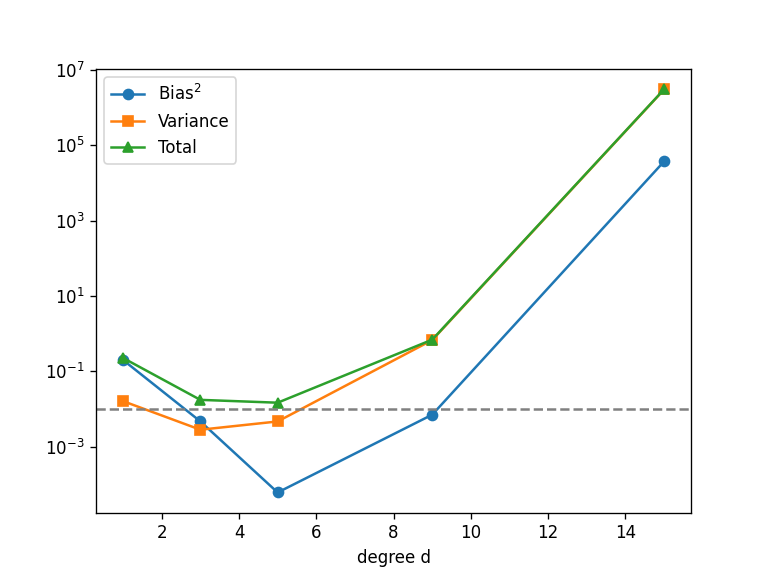

Write the Python code that produced this figure.
# 연습문제 1.3.D: 다항 회귀 bias-variance 실험
# 해석: x ~ U(0,1), 학습점 N=30, sigma=0.1, 100개 학습셋, 평가격자 200점(x in [0,1])
import numpy as np
from sklearn.preprocessing import PolynomialFeatures
from sklearn.linear_model import LinearRegression
from sklearn.pipeline import make_pipeline
import matplotlib; matplotlib.use("Agg"); import matplotlib.pyplot as plt
rng = np.random.default_rng(0)
Ntr, sigma, R = 30, 0.1, 100
f = lambda x: np.sin(2*np.pi*x)
xt = np.linspace(0, 1, 200)
degs = [1, 3, 5, 9, 15]
datasets = []
for r in range(R):
    x = rng.uniform(0, 1, Ntr); y = f(x) + rng.normal(0, sigma, Ntr)
    datasets.append((x, y))
rows = []
for d in degs:
    preds = np.empty((R, xt.size))
    for r, (x, y) in enumerate(datasets):
        m = make_pipeline(PolynomialFeatures(d), LinearRegression()).fit(x[:, None], y)
        preds[r] = m.predict(xt[:, None])
    Fbar = preds.mean(0)
    bias2 = np.mean((Fbar - f(xt))**2)
    var = np.mean(preds.var(0))
    var_med = np.median(preds.var(0))
    rows.append((d, bias2, var, bias2 + var + sigma**2, var_med))
    b2c = bias2 - var/(R-1)   # Fbar 추정의 유한표본 오염(Var/R) 보정
    print(f"d={d:2d}: Bias^2(corr)={b2c:.3e}  Bias^2={bias2:.3e}  Var={var:.3e}  Total(+sigma^2)={bias2+var+sigma**2:.3e}   median_x Var={var_med:.3e}")
# 경계 효과: d=15 분산의 위치 의존성
d = 15
preds = np.array([make_pipeline(PolynomialFeatures(d), LinearRegression()).fit(x[:, None], y).predict(xt[:, None]) for x, y in datasets])
v = preds.var(0)
inner = (xt > 0.1) & (xt < 0.9)
print(f"d=15 Var: inner [0.1,0.9] mean={v[inner].mean():.3e}, edges mean={v[~inner].mean():.3e}")
# 동일 실험 반복 (seed 다르게)으로 결론의 강건성 확인
for seed in [1, 2]:
    rng2 = np.random.default_rng(seed); out = []
    ds = [(lambda x: (x, f(x) + rng2.normal(0, sigma, Ntr)))(rng2.uniform(0, 1, Ntr)) for _ in range(R)]
    for d in degs:
        P = np.array([make_pipeline(PolynomialFeatures(d), LinearRegression()).fit(x[:, None], y).predict(xt[:, None]) for x, y in ds])
        out.append(np.mean((P.mean(0)-f(xt))**2) + np.mean(P.var(0)) + sigma**2)
    print(f"seed {seed}: total =", ["%.3e" % t for t in out], " argmin d =", degs[int(np.argmin(out))])
r = np.array(rows)
plt.semilogy(r[:,0], r[:,1], "o-", label="Bias$^2$"); plt.semilogy(r[:,0], r[:,2], "s-", label="Variance")
plt.semilogy(r[:,0], r[:,3], "^-", label="Total"); plt.axhline(sigma**2, ls="--", c="gray")
plt.xlabel("degree d"); plt.legend(); plt.savefig("ex_1_3_D.png", dpi=120)
# 설계행렬 조건수(수치 오차와의 연결, §1.3.5)
x0, _ = datasets[0]
for d in [3, 5, 9, 15]:
    print(f"d={d:2d}: cond(Vandermonde, N=30) = {np.linalg.cond(PolynomialFeatures(d).fit_transform(x0[:,None])):.2e}")
# d=15 분산의 heavy tail: 학습셋별 평가격자 최대 |예측|
mx = np.abs(preds).max(1)
print("d=15 per-dataset max|pred| percentiles (50,90,99):", np.percentile(mx, [50, 90, 99]).round(2))
